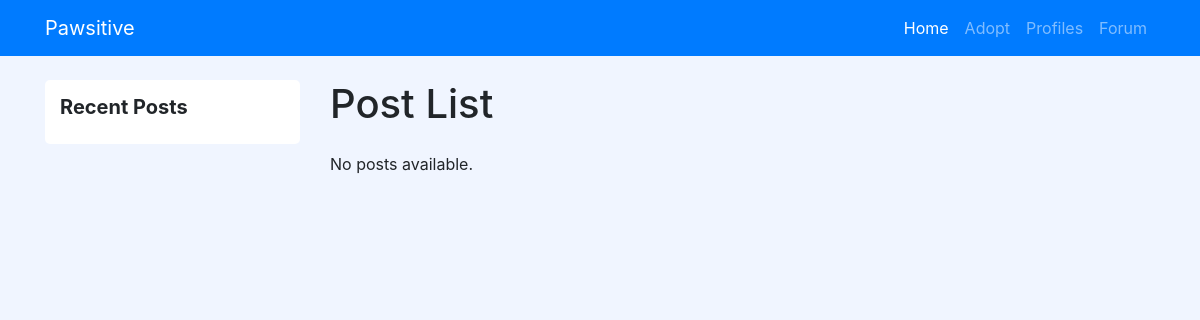
Before: /forum/ with the older database file.
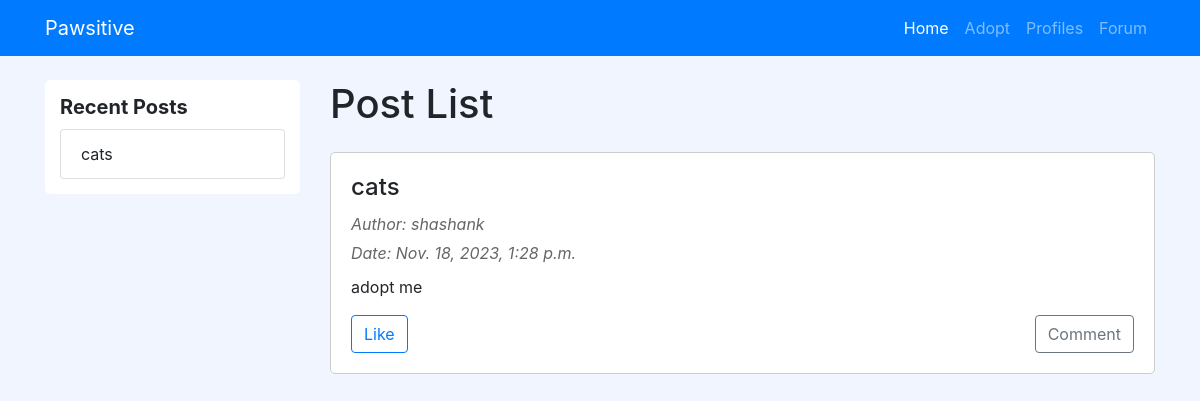
After: the same page with the newer database file.
### forum/models.py (models this page shows, shortened)
class Post(models.Model):
    author = models.ForeignKey(User, on_delete=models.CASCADE)
    title = models.CharField(max_length=200)
    content = models.TextField()
    created_at = models.DateTimeField(auto_now_add=True)

### forum/views.py (the view)
# urls.py: path('', views.post_list, name='post_list'),
def post_list(request):
    posts = Post.objects.all()
    return render(request, 'forum/post_list.html', {'posts': posts})

### PawsitiveAdoptionHub/templates/forum/post_list.html (shortened to what this page needs)
<!DOCTYPE html>
<html lang="en">
<head>
    <link href="https://stackpath.bootstrapcdn.com/bootstrap/4.5.2/css/bootstrap.min.css" rel="stylesheet">
</head>
<body>
<nav class="navbar navbar-expand-lg navbar-dark">
    <div class="container">
        <a class="navbar-brand" href="#">Pawsitive</a>
        <div class="collapse navbar-collapse" id="navbarNav">
            <ul class="navbar-nav ml-auto">
                <li class="nav-item active">
                    <a class="nav-link" href="">Home <span class="sr-only">(current)</span></a>
                </li>
                <li class="nav-item">
                    <a class="nav-link" href="/search/">Adopt</a>
                </li>
                <li class="nav-item">
                    <a class="nav-link" href="/vet-profiles/">Profiles</a>
                </li>
                <li class="nav-item">
                    <a class="nav-link" href="/forum/">Forum</a>
                </li>
            </ul>
        </div>
    </div>
</nav>
    <div class="container mt-4">
        <div class="row">
            <div class="col-md-3">
                <div class="sidebar">
                    <h5 class="sidebar-heading">Recent Posts</h5>
                    <ul class="list-group">
                        {% for post in posts %}
                        <li class="list-group-item">{{post.title}}</li>
                        {% endfor %}
                    </ul>
                </div>
            </div>
            <div class="col-md-9">
                <h1 class="mb-4">Post List</h1>
                {% for post in posts %}
                <div class="post">
                    <h2 class="post-title">{{ post.title }}</h2>
                    <p class="post-meta">Author: {{ post.author.username }}</p>
                    <p class="post-meta">Date: {{ post.created_at }}</p>
                    <p class="post-content">{{ post.content }}</p>
                    <div class="row mt-3">
                        <div class="col-md-6">
                            <button type="button" class="btn btn-outline-primary">Like</button>
                        </div>
                        <div class="col-md-6 text-right">
                            <button type="button" class="btn btn-outline-secondary">Comment</button>
                        </div>
                    </div>
                </div>
                {% empty %}
                <div>
                    <p>No posts available.</p>
                </div>
                {% endfor %}
            </div>
        </div>
    </div>
</body>
</html>

Changed rows visible on the page:
added Post: title "cats", author.username "shashank", created_at "Nov. 18, 2023, 1:28 p.m.", content "adopt me"
Other visible differences:
text no longer shown: "No posts available."
